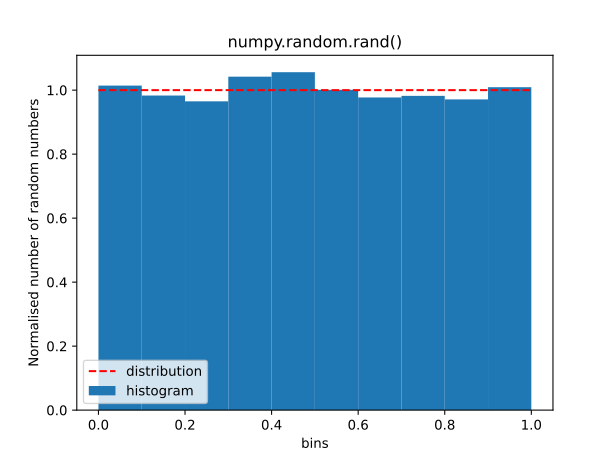

Write the Python code that produced this figure.
# Assignment 4
# numpy.random.rand()
import numpy as np
import matplotlib.pyplot as pt
import time

x=[]
t1=time.perf_counter()
for i in range(10000):
 x+=[np.random.rand()]
t2=time.perf_counter()
print("Total time taken to generate 10000 random numbers : ",t2-t1)

pt.hist(x,range=(0,1.0),density=True,label="histogram")
pt.plot([0,1],[1,1],'r--',label="distribution")
pt.xlabel("bins");pt.ylabel("Normalised number of random numbers")
pt.title("numpy.random.rand()")
pt.legend()
pt.show()
